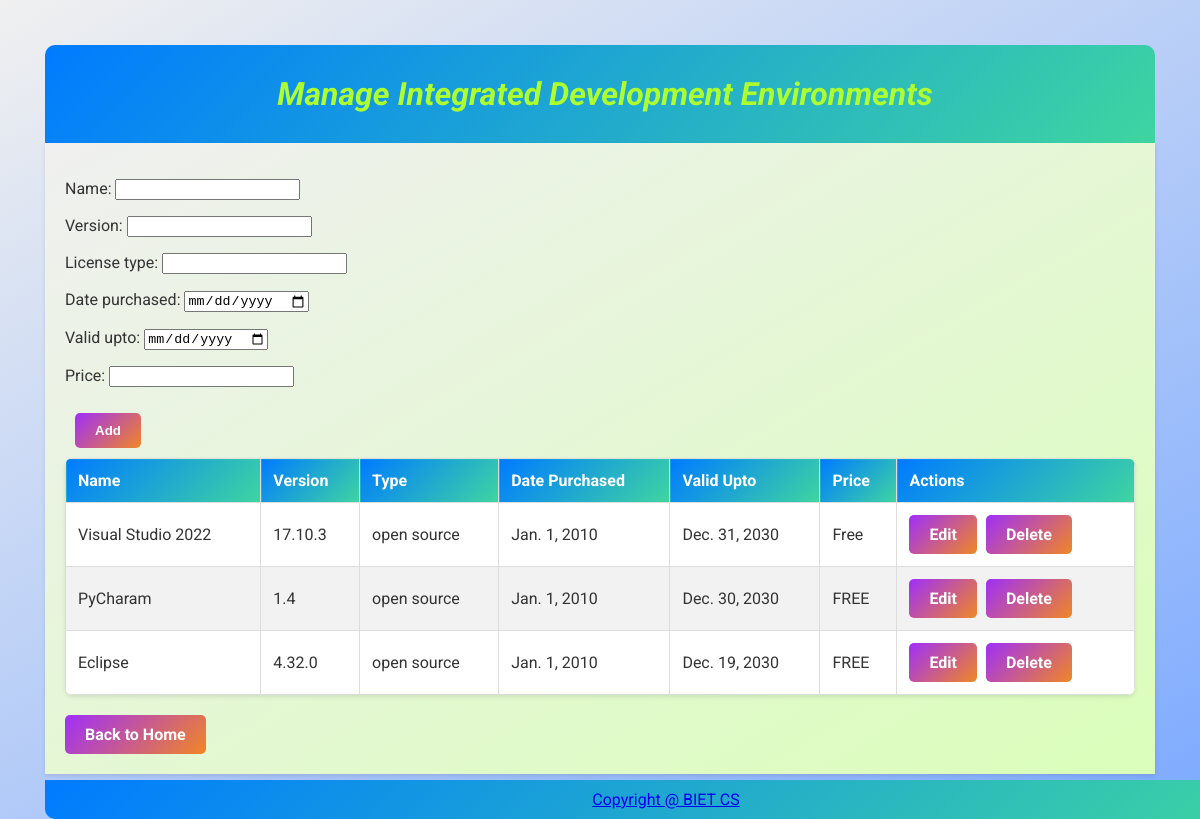
/ides/, run on the app's committed database.
### licenses/models.py (models this page shows, shortened)
class IDE(models.Model):
    name = models.CharField(max_length=100)
    version = models.CharField(max_length=50)
    license_type = models.CharField(max_length=50)
    date_purchased = models.DateField()
    valid_upto = models.DateField()
    price = models.CharField(max_length=50)

### licenses/views.py (the view)
# urls.py: path('ides/', views.manage_ides, name='manage_ides'),
def manage_ides(request):
    if request.method == 'POST':
        form = IDEForm(request.POST)
        if form.is_valid():
            form.save()
            return redirect('manage_ides')
    else:
        form = IDEForm()
    ides = IDE.objects.all()
    context = {
        'form': form,
        'ides': ides,
    }
    return render(request, 'licenses/manage_ides.html', context)

### licenses/forms.py
class IDEForm(forms.ModelForm):
    class Meta:
        model = IDE
        fields = ['name', 'version', 'license_type', 'date_purchased', 'valid_upto', 'price']
        widgets = {
            'date_purchased': forms.DateInput(attrs={'type': 'date'}),
            'valid_upto': forms.DateInput(attrs={'type': 'date'}),
        }

### licenses/templates/licenses/manage_ides.html (shortened to what this page needs)
{% load static %}
<!DOCTYPE html>
<html>
<head>
    <link rel="stylesheet" type="text/css" href="{% static 'style.css' %}">
</head>
<body>
    <div class="header-container">
        <h1 class="department-header">Manage Integrated Development Environments</h1>
    </div>
    <div class="main-container">
        <form method="post">
            {{ form.as_p }}
            <button type="submit">Add</button>
        </form>
        <table>
            <thead>
                <tr>
                    <th>Name</th>
                    <th>Version</th>
                    <th>Type</th>
                    <th>Date Purchased</th>
                    <th>Valid Upto</th>
                    <th>Price</th>
                    <th>Actions</th>
                </tr>
            </thead>
            <tbody>
                {% for ide in ides %}
                <tr class="{% cycle 'odd' 'even' %}">
                    <td>{{ ide.name }}</td>
                    <td>{{ ide.version }}</td>
                    <td>{{ ide.license_type }}</td>
                    <td>{{ ide.date_purchased }}</td>
                    <td>{{ ide.valid_upto }}</td>
                    <td>{{ ide.price }}</td>
                    <td class="actions">
                        <a href="{% url 'edit_ide' ide.id %}">Edit</a>
                        <a href="{% url 'delete_ide' ide.id %}">Delete</a>
                    </td>
                </tr>
                {% endfor %}
            </tbody>
        </table>
        <a href="{% url 'home' %}" class="big-button">Back to Home</a>
    </div>
    <footer>
        <a href="https://www.bietdvg.edu/">Copyright @ BIET CS</a>
    </footer>
</body>
</html>

### static/style.css (style rules this page uses)
body { font-family: 'Roboto', sans-serif; background: linear-gradient(150deg, #f0f0f0 0%, #7daaff 100%); margin: 0; padding: 45px; color: #333; box-shadow: 0 0 10px rgba(0, 0, 0, 0.1); }
h1 { text-align: center; margin: 20px 0; color: #007bff; }
.main-container { max-width: 1200px; margin: 0 auto; padding: 20px; background: linear-gradient(150deg, #f0f0f0 0%, #dafeba 100%); box-shadow: 0 2px 4px rgba(0, 0, 0, 0.1); border-radius: 0px; }
.header-container { background: linear-gradient(135deg, #007bff 0%, #3fd5a0 100%); color: #fff; padding: 10px; text-align: center; border-radius: 10px 10px 0 0; }
.department-header { display: inline-block; margin-left: 10px; vertical-align: middle; color: greenyellow; font-style: italic; }
.big-button, form button[type="submit"], table td.actions a { display: inline-block; padding: 10px 20px; color: #fff; text-decoration: none; border-radius: 5px; transition: background-color 0.3s ease; font-weight: bold; }
.big-button { margin: 0px; background: linear-gradient(135deg, #9f2ffa 0%, #f08724 100%); }
form button[type="submit"] { background: linear-gradient(135deg, #9f2ffa 0%, #f08724 100%); margin: 10px; border: none; }
table td.actions a { margin-right: 5px; background: linear-gradient(135deg, #9f2ffa 0%, #f08724 100%); border: none; }
table { width: 100%; border-collapse: collapse; margin-bottom: 20px; box-shadow: 0 2px 4px rgba(0, 0, 0, 0.1); border-radius: 8px; overflow: hidden; }
table th, table td { border: 1px solid #ddd; padding: 12px; text-align: left; }
table th { background: linear-gradient(135deg, #007bff 0%, #3fd5a0 100%); color: #fff; font-weight: bold; }
table tr:nth-child(even) { background-color: #f2f2f2; }
table tr:nth-child(odd) { background-color: #fff; }
footer { background: linear-gradient(135deg, #007bff 0%, #3fd5a0 100%); color: #fff; text-align: center; padding: 10px; position: fixed; bottom: 0; width: 1222px; left: 45px; right:0px; border-radius: 0 0 10px 10px; }

### data on the page
IDE: name "Visual Studio 2022", version "17.10.3", license_type "open source", date_purchased "Jan. 1, 2010", valid_upto "Dec. 31, 2030", price "Free"
IDE: name "PyCharam", version "1.4", license_type "open source", date_purchased "Jan. 1, 2010", valid_upto "Dec. 30, 2030", price "FREE"
IDE: name "Eclipse", version "4.32.0", license_type "open source", date_purchased "Jan. 1, 2010", valid_upto "Dec. 19, 2030", price "FREE"
